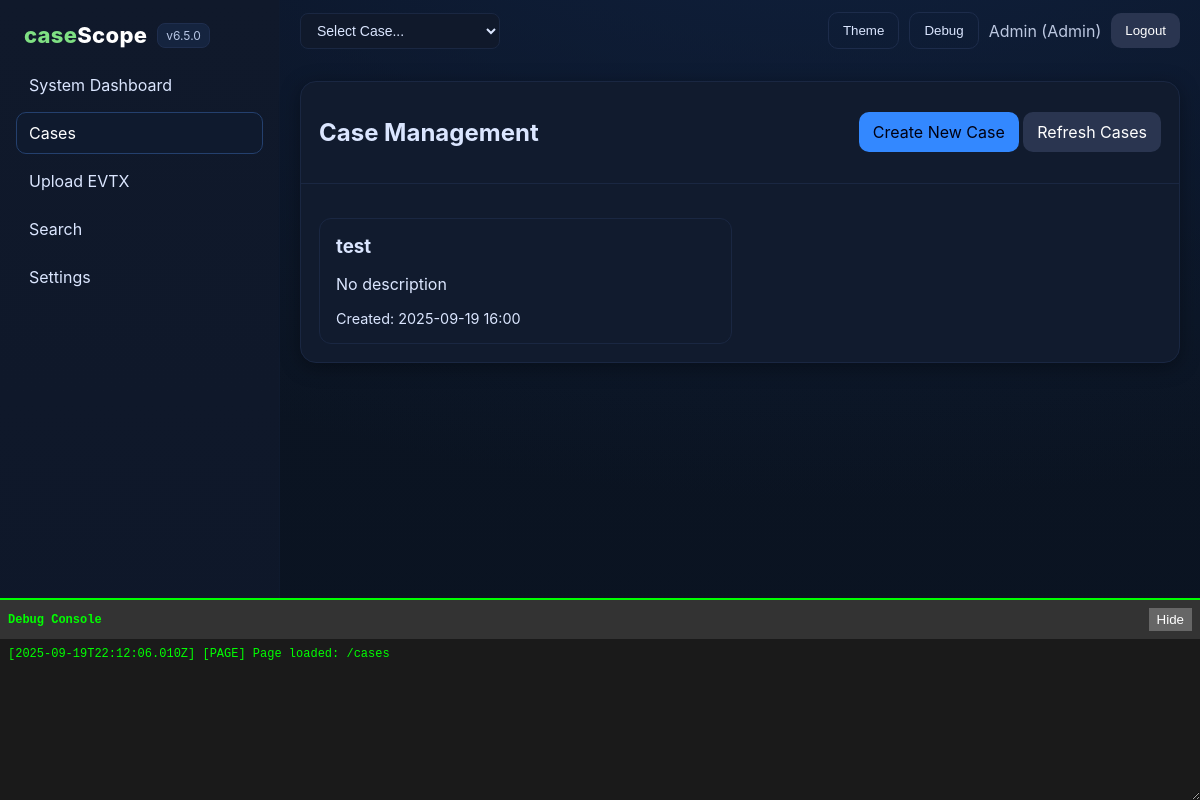
The app's page /cases (signed in) with its own data.
### app/cases/models.py (models this page shows)
class Case(Base):
    __tablename__ = "cases"
    id = Column(Integer, primary_key=True, index=True)
    name = Column(String(255), nullable=False)
    description = Column(Text)
    created_by = Column(Integer, ForeignKey("users.id"), nullable=False)
    created_at = Column(DateTime, default=datetime.utcnow)
    updated_at = Column(DateTime, default=datetime.utcnow, onupdate=datetime.utcnow)

### app/cases/routes.py (the view)
@router.get("/cases", response_class=HTMLResponse)
def cases_list(request: Request, db: Session = Depends(get_db)):
    sess = get_session_ctx(request)
    if not sess:
        return RedirectResponse(url="/", status_code=status.HTTP_302_FOUND)
    cases = get_cases(db, 50)  # Get more cases for the list page
    return templates.TemplateResponse("cases_list.html", {
        "version": VERSION,
        "request": request,
        "cases": cases,
        "username": sess.get("username"),
        "role": sess.get("role")
    })

### app/templates/cases_list.html (shortened to what this page needs)
{% extends "base.html" %}
{% block content %}
<div class="panel">
  <div class="panel-header">
    <h1>Case Management</h1>
    <div class="row">
      <a class="btn btn-primary" href="/cases/new">Create New Case</a>
      <a class="btn btn-secondary" href="/cases">Refresh Cases</a>
    </div>
  </div>
  <div class="panel-body">
    {% if cases %}
      <div class="cases-grid">
        {% for case in cases %}
        <div class="case-card" onclick="openCase({{ case.id }})">
          <h3>{{ case.name }}</h3>
          <p class="muted">{{ case.description or 'No description' }}</p>
          <div class="case-meta">
            <span class="muted">Created: {{ case.created_at.strftime('%Y-%m-%d %H:%M') }}</span>
          </div>
        </div>
        {% endfor %}
      </div>
    {% else %}
      <div class="muted">No cases yet. <a href="/cases/new">Create your first case</a></div>
    {% endif %}
  </div>
</div>
{% endblock %}

### app/static/css/theme.css (style rules this page uses)
a { text-decoration:none; color:inherit }
:root[data-theme="dark"] { --bg:#0b1220; --bg2:#10192b; --bg3:#0e1729; --text:#dbe6ff; --muted:#9fb0d1; --accent:#3388ff; --accent-700:#2a6fd1; --green:#7fe083; --tile:#111b2e; --tile-border:#1a2742; --shadow: 0 4px 20px rgba(0,0,0,.35); }
html,body { height:100%; margin:0; color:var(--text); font-family: Inter, ui-sans-serif, system-ui, -apple-system, Segoe UI, Roboto, Helvetica, Arial, sans-serif; }
.bg { background: radial-gradient(1200px 700px at 70% -200px, #102240, transparent), linear-gradient(180deg, #0a1120 0%, #0b1422 40%, #0a1321 100%); }
a { text-decoration: none; color: inherit; }
.panel { background: var(--tile); border:1px solid var(--tile-border); border-radius:16px; box-shadow: var(--shadow); }
.panel-header { display:flex; justify-content:space-between; align-items:center; padding:16px 18px; border-bottom:1px solid #1a2742; }
.panel-body { padding:18px; }
.btn { padding:10px 14px; border:none; border-radius:10px; cursor:pointer; }
.btn-primary { background: var(--accent); color:#001; }
.btn-secondary { background:#2a3550; color:#fff; }

### app/templates/cases_list.html (style rules this page uses)
.cases-grid { display: grid; grid-template-columns: repeat(auto-fill, minmax(300px, 1fr)); gap: 16px; margin-top: 16px; }
.case-card { background: var(--tile); border: 1px solid var(--tile-border); border-radius: 12px; padding: 16px; cursor: pointer; transition: all 0.2s; }
.case-card h3 { margin: 0 0 8px 0; color: var(--text); }
.case-meta { margin-top: 12px; font-size: 0.9em; }

### records on screen
Case: name "test", description "No description", created_at "2025-09-19 16:00"

### other values on screen
{{ version }} "6.5.0"
{{ username }} "Admin"
{{ role }} "Admin"
